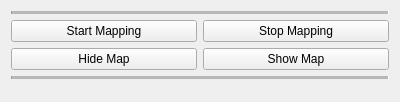
<?xml version="1.0" encoding="UTF-8"?>
<ui version="4.0">
 <class>Form</class>
 <widget class="QWidget" name="Form">
  <property name="geometry">
   <rect>
    <x>0</x>
    <y>0</y>
    <width>400</width>
    <height>102</height>
   </rect>
  </property>
  <property name="windowTitle">
   <string>Mapping</string>
  </property>
  <layout class="QGridLayout" name="gridLayout">
   <item row="6" column="0">
    <widget class="QPushButton" name="hideMapButton">
     <property name="text">
      <string>Hide Map</string>
     </property>
    </widget>
   </item>
   <item row="7" column="0" colspan="2">
    <widget class="Line" name="line_4">
     <property name="midLineWidth">
      <number>10</number>
     </property>
     <property name="orientation">
      <enum>Qt::Horizontal</enum>
     </property>
    </widget>
   </item>
   <item row="6" column="1">
    <widget class="QPushButton" name="showMapButton">
     <property name="text">
      <string>Show Map</string>
     </property>
    </widget>
   </item>
   <item row="4" column="0" colspan="2">
    <widget class="Line" name="line_3">
     <property name="midLineWidth">
      <number>10</number>
     </property>
     <property name="orientation">
      <enum>Qt::Horizontal</enum>
     </property>
    </widget>
   </item>
   <item row="9" column="0" colspan="2">
    <spacer name="verticalSpacer">
     <property name="orientation">
      <enum>Qt::Vertical</enum>
     </property>
     <property name="sizeHint" stdset="0">
      <size>
       <width>20</width>
       <height>40</height>
      </size>
     </property>
    </spacer>
   </item>
   <item row="5" column="1">
    <widget class="QPushButton" name="stopMappingButton">
     <property name="text">
      <string>Stop Mapping</string>
     </property>
    </widget>
   </item>
   <item row="5" column="0">
    <widget class="QPushButton" name="startMappingButton">
     <property name="text">
      <string>Start Mapping</string>
     </property>
    </widget>
   </item>
  </layout>
 </widget>
 <resources/>
 <connections/>
</ui>
